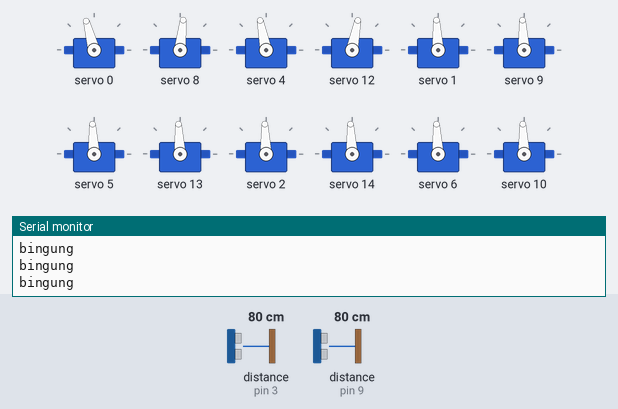
Bench run of a sketch on a simulated Arduino Uno, built with avr-gcc and run on an emulated ATmega328P. On the bench: 12 × servo, the last lines printed to the serial monitor. Wiring (inferred from the names in the program): 2 × ultrasonic range finder: trigger pin 2, echo pin 3 / trigger pin 8, echo pin 9. The inputs (shaded band) are chosen by the test bench; at power-on: distance to the obstacle (sensors on pin 3, pin 9) 80 cm. The echo pulse lasts 58.3 µs per cm.

Above: at 1.27 s.
1.3 s: distance to the obstacle (sensor on pin 3) set to 2 cm
At 2.58 s:
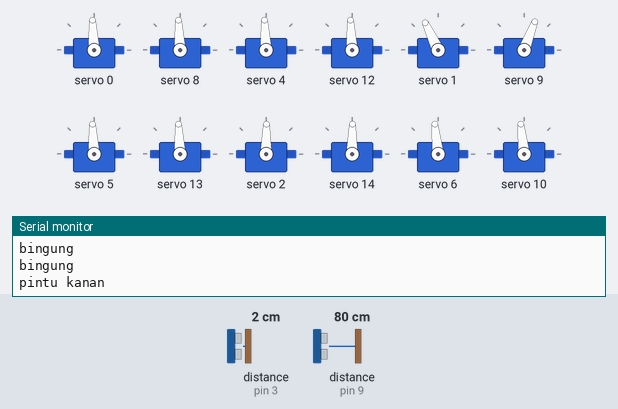
4.3 s: distance to the obstacle (sensor on pin 9) set to 2 cm
At 4.83 s:
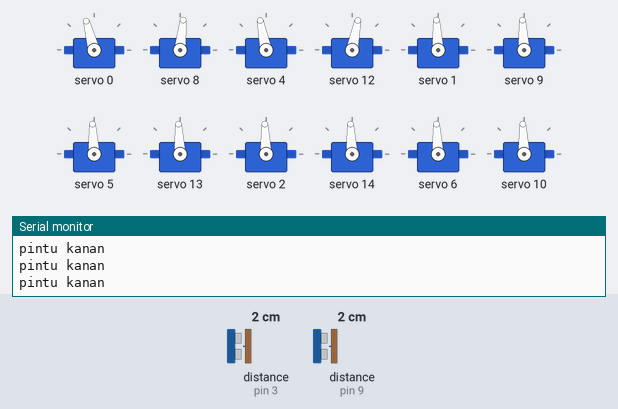
7.3 s: distance to the obstacle (sensor on pin 3) set to 19 cm
10.3 s: distance to the obstacle (sensor on pin 3) set to 23 cm
At 10.98 s:
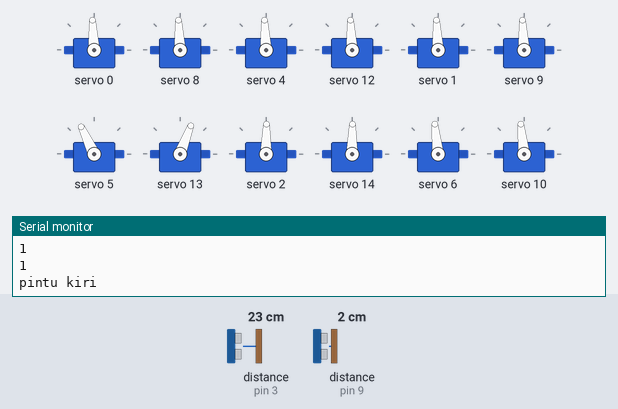
13.3 s: distance to the obstacle (sensor on pin 3) set to 4 cm
At 13.81 s:
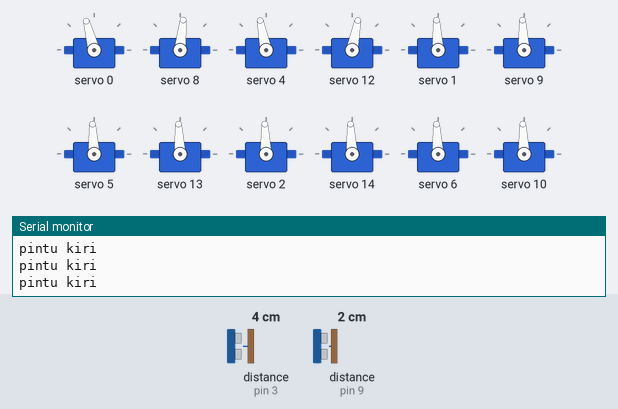
16.3 s: distance to the obstacle (sensor on pin 9) set to 19 cm
19.3 s: distance to the obstacle (sensor on pin 9) set to 25 cm
At 23.25 s:
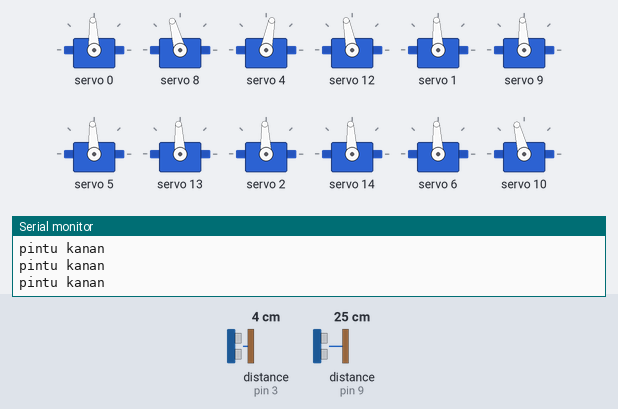
Timing chart, 0 to 23.3 s (numbered marks = the images above; inputs shaded):
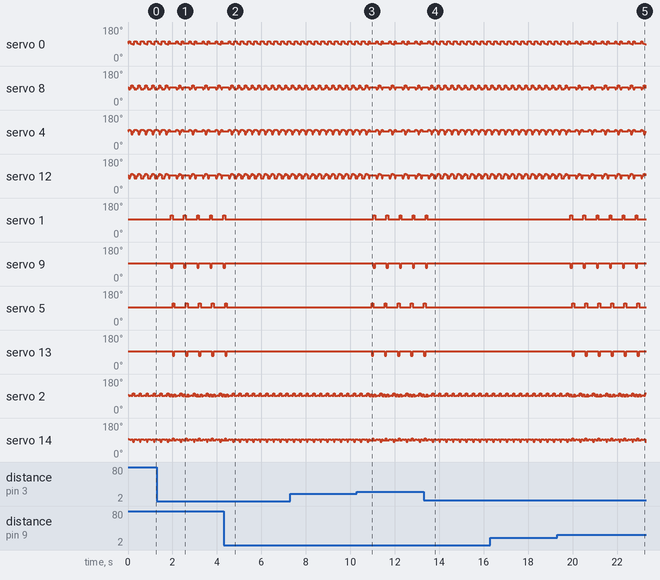

Measured:
- the behaviour switches between 21 and 22 cm on distance to the obstacle (sensor on pin 3) (found by bisection; images 2 and 3)
- the behaviour switches between 21 and 22 cm on distance to the obstacle (sensor on pin 9) (found by bisection; images 4 and 5)
- after the input at 1.3 s, servo 1: alternates 115° for 0.08 s and 93° for 0.51 s, starting after 0.63 s; servo 9: alternates 93° for 0.51 s and 69° for 0.08 s, starting after 0.63 s; servo 5: alternates 115° for 0.08 s and 93° for 0.51 s, starting after 0.71 s; servo 13: alternates 93° for 0.51 s and 69° for 0.08 s, starting after 0.71 s
- after the input at 4.3 s, servo 1, servo 9, servo 5, servo 13: goes on until 4.4 s, then stays 93°
- after the input at 10.3 s, servo 1: alternates 115° for 0.08 s and 93° for 0.50 s, starting after 0.74 s; servo 9: alternates 93° for 0.50 s and 69° for 0.08 s, starting after 0.74 s; servo 5: alternates 115° for 0.08 s and 93° for 0.51 s, starting after 0.66 s; servo 13: alternates 93° for 0.51 s and 69° for 0.08 s, starting after 0.66 s
- after the input at 13.3 s, servo 1, servo 9: goes on until 13.5 s, then stays 93°; servo 5, servo 13: goes on until 13.4 s, then stays 93°
- after the input at 19.3 s, servo 1: alternates 115° for 0.08 s and 93° for 0.50 s, starting after 0.60 s; servo 9: alternates 93° for 0.50 s and 69° for 0.08 s, starting after 0.60 s; servo 5: alternates 115° for 0.08 s and 93° for 0.51 s, starting after 0.68 s; servo 13: alternates 93° for 0.51 s and 69° for 0.08 s, starting after 0.68 s

The sketch:

jalan.ino
```cpp
#include <Adafruit_PWMServoDriver.h>
#include <Wire.h>

Adafruit_PWMServoDriver pwm = Adafruit_PWMServoDriver();
//global servo running
#define MIN_PULSE_WIDTH       650
#define MAX_PULSE_WIDTH       2350
#define DEFAULT_PULSE_WIDTH   500
#define FREQUENCY             50

//global var ultrasonic
const int pingPinKiri = 2; // Trigger kiri
const int echoPinKiri = 3; // Echo kiri
const int pingPinKanan = 8; // Trigger kanan
const int echoPinKanan = 9; // Echo kanan
const int tembok = 20; //params tembok
long duration0, duration1;
long cm[] = {0, 0};
boolean getValue = true;

void setup() {
  //serial print debbugging
  Serial.begin(9600);

  //sensor
  pinMode(pingPinKiri, OUTPUT);
  pinMode(echoPinKiri, INPUT);
  pinMode(pingPinKanan, OUTPUT);
  pinMode(echoPinKanan, INPUT);

 //servo titik awal
  setupServoPwm();

}


void loop() {
  ultrasonKiriAndKanan();
  maju();  if(cm[0] > tembok && cm[1] > tembok){
    Serial.println("bingung");
  }else{
   if(cm[0] > tembok){
     Serial.println("pintu kiri");
     belokKiri();
   }else if(cm[1] > tembok){
     belokKanan();
     Serial.println("pintu kanan");
    } else{
      maju();
      Serial.println(cm[1]);
   }
  }
}


int pulseWidth(int angle)
{
  int pulse_wide, analog_value;
  pulse_wide   = map(angle, 0, 180, MIN_PULSE_WIDTH, MAX_PULSE_WIDTH);
  analog_value = int(float(pulse_wide) / 1000000 * FREQUENCY * 4096);
  return analog_value;
}

void belokKanan(){
  //posisi 1
    //1 set atas 4
    pwm.setPWM(0, 0, pulseWidth(90)); //depan atas kiri
    pwm.setPWM(8, 0, pulseWidth(90)); //belakang atas kiri
    pwm.setPWM(4, 0, pulseWidth(90)); //miror depan atas kanan
    pwm.setPWM(12, 0, pulseWidth(90)); //miror atas belakang
    // 1 set tengah
    pwm.setPWM(1, 0, pulseWidth(90));//kiri depan
    pwm.setPWM(9, 0, pulseWidth(90));//kanan belakang
    pwm.setPWM(5, 0, pulseWidth(90));//kanan depan
    pwm.setPWM(13, 0, pulseWidth(90));//kiri belakang
    //bawah
    pwm.setPWM(2, 0, pulseWidth(86));//bawah miror    //kiri depan
    pwm.setPWM(14, 0, pulseWidth(86));//bawah miror   //kiri belakang
    pwm.setPWM(6, 0, pulseWidth(94));  //kanan depan
    pwm.setPWM(10, 0, pulseWidth(94)); //kanan belakang
    delay(30);
  //posisi 2
    //1 set atas 4
    pwm.setPWM(0, 0, pulseWidth(90)); //depan atas kiri
    pwm.setPWM(8, 0, pulseWidth(90)); //belakang atas kiri
    pwm.setPWM(4, 0, pulseWidth(90)); //miror depan atas kanan
    pwm.setPWM(12, 0, pulseWidth(90)); //miror atas belakang
    // 1 set tengah
    pwm.setPWM(1, 0, pulseWidth(115));//kiri depan
    pwm.setPWM(9, 0, pulseWidth(65));//kanan belakang
    pwm.setPWM(5, 0, pulseWidth(90));//kanan depan
    pwm.setPWM(13, 0, pulseWidth(90));//kiri belakang
    //bawah
    pwm.setPWM(2, 0, pulseWidth(97));//bawah miror    //kiri depan
    pwm.setPWM(14, 0, pulseWidth(86));//bawah miror   //kiri belakang
    pwm.setPWM(6, 0, pulseWidth(94));  //kanan depan
    pwm.setPWM(10, 0, pulseWidth(83)); //kanan belakang
    delay(30);
   //posisi 3
   //1 set atas 4
    pwm.setPWM(0, 0, pulseWidth(90)); //depan kiri
    pwm.setPWM(8, 0, pulseWidth(90)); //belakang kiri
    pwm.setPWM(4, 0, pulseWidth(90)); //miror depan kanan
    pwm.setPWM(12, 0, pulseWidth(90)); //miror belakang
   // 1 set tengah
    pwm.setPWM(1, 0, pulseWidth(115));
    pwm.setPWM(9, 0, pulseWidth(65));
    pwm.setPWM(5, 0, pulseWidth(90));
    pwm.setPWM(13, 0, pulseWidth(90));
   //bawah
    pwm.setPWM(2, 0, pulseWidth(86));//bawah miror
    pwm.setPWM(14, 0, pulseWidth(86));//bawah miror
    pwm.setPWM(6, 0, pulseWidth(94));
    pwm.setPWM(10, 0, pulseWidth(94));
    delay(30);
    //posisi 4
   //1 set atas 4
    pwm.setPWM(0, 0, pulseWidth(90)); //depan kiri
    pwm.setPWM(8, 0, pulseWidth(90)); //belakang kiri
    pwm.setPWM(4, 0, pulseWidth(90)); //miror depan kanan
    pwm.setPWM(12, 0, pulseWidth(90)); //miror belakang
   // 1 set tengah
    pwm.setPWM(1, 0, pulseWidth(90));
    pwm.setPWM(9, 0, pulseWidth(90));
    pwm.setPWM(5, 0, pulseWidth(115));
    pwm.setPWM(13, 0, pulseWidth(65));
   //bawah
    pwm.setPWM(2, 0, pulseWidth(86));//bawah miror
    pwm.setPWM(14, 0, pulseWidth(97));//bawah miror
    pwm.setPWM(6, 0, pulseWidth(83));
    pwm.setPWM(10, 0, pulseWidth(94));
    delay(30);
     //posisi 5
   //1 set atas 4
    pwm.setPWM(0, 0, pulseWidth(90)); //depan kiri
    pwm.setPWM(8, 0, pulseWidth(90)); //belakang kiri
    pwm.setPWM(4, 0, pulseWidth(90)); //miror depan kanan
    pwm.setPWM(12, 0, pulseWidth(90)); //miror belakang
   // 1 set tengah
    pwm.setPWM(1, 0, pulseWidth(90));
    pwm.setPWM(9, 0, pulseWidth(90));
    pwm.setPWM(5, 0, pulseWidth(115));
    pwm.setPWM(13, 0, pulseWidth(65));
   //bawah
    pwm.setPWM(2, 0, pulseWidth(86));//bawah miror
    pwm.setPWM(14, 0, pulseWidth(86));//bawah miror
    pwm.setPWM(6, 0, pulseWidth(94));
    pwm.setPWM(10, 0, pulseWidth(94));
    delay(30);
      //posisi 6
   //1 set atas 4
    pwm.setPWM(0, 0, pulseWidth(90)); //depan kiri
    pwm.setPWM(8, 0, pulseWidth(90)); //belakang kiri
    pwm.setPWM(4, 0, pulseWidth(90)); //miror depan kanan
    pwm.setPWM(12, 0, pulseWidth(90)); //miror belakang
   // 1 set tengah
    pwm.setPWM(1, 0, pulseWidth(90));
    pwm.setPWM(9, 0, pulseWidth(90));
    pwm.setPWM(5, 0, pulseWidth(90));
    pwm.setPWM(13, 0, pulseWidth(90));
   //bawah
    pwm.setPWM(2, 0, pulseWidth(97));//bawah miror
    pwm.setPWM(14, 0, pulseWidth(86));//bawah miror
    pwm.setPWM(6, 0, pulseWidth(94));
    pwm.setPWM(10, 0, pulseWidth(83));
        //posisi 7
    delay(30);
   //1 set atas 4
    pwm.setPWM(0, 0, pulseWidth(90)); //depan kiri
    pwm.setPWM(8, 0, pulseWidth(90)); //belakang kiri
    pwm.setPWM(4, 0, pulseWidth(90)); //miror depan kanan
    pwm.setPWM(12, 0, pulseWidth(90)); //miror belakang
   // 1 set tengah
    pwm.setPWM(1, 0, pulseWidth(90));
    pwm.setPWM(9, 0, pulseWidth(90));
    pwm.setPWM(5, 0, pulseWidth(90));
    pwm.setPWM(13, 0, pulseWidth(90));
   //bawah
    pwm.setPWM(2, 0, pulseWidth(86));//bawah miror
    pwm.setPWM(14, 0, pulseWidth(86));//bawah miror
    pwm.setPWM(6, 0, pulseWidth(94));
    pwm.setPWM(10, 0, pulseWidth(94));
    delay(30);
}

void belokKiri(){
    //posisi 7
   //1 set atas 4
    pwm.setPWM(0, 0, pulseWidth(90)); //depan kiri
    pwm.setPWM(8, 0, pulseWidth(90)); //belakang kiri
    pwm.setPWM(4, 0, pulseWidth(90)); //miror depan kanan
    pwm.setPWM(12, 0, pulseWidth(90)); //miror belakang
   // 1 set tengah
    pwm.setPWM(1, 0, pulseWidth(90));
    pwm.setPWM(9, 0, pulseWidth(90));
    pwm.setPWM(5, 0, pulseWidth(90));
    pwm.setPWM(13, 0, pulseWidth(90));
   //bawah
    pwm.setPWM(2, 0, pulseWidth(86));//bawah miror
    pwm.setPWM(14, 0, pulseWidth(86));//bawah miror
    pwm.setPWM(6, 0, pulseWidth(94));
    pwm.setPWM(10, 0, pulseWidth(94));
    delay(30);

    //posisi 6
   //1 set atas 4
    pwm.setPWM(0, 0, pulseWidth(90)); //depan kiri
    pwm.setPWM(8, 0, pulseWidth(90)); //belakang kiri
    pwm.setPWM(4, 0, pulseWidth(90)); //miror depan kanan
    pwm.setPWM(12, 0, pulseWidth(90)); //miror belakang
   // 1 set tengah
    pwm.setPWM(1, 0, pulseWidth(90));
    pwm.setPWM(9, 0, pulseWidth(90));
    pwm.setPWM(5, 0, pulseWidth(90));
    pwm.setPWM(13, 0, pulseWidth(90));
   //bawah
    pwm.setPWM(2, 0, pulseWidth(97));//bawah miror
    pwm.setPWM(14, 0, pulseWidth(86));//bawah miror
    pwm.setPWM(6, 0, pulseWidth(94));
    pwm.setPWM(10, 0, pulseWidth(83));
    delay(30);
    //posisi 5
   //1 set atas 4
    pwm.setPWM(0, 0, pulseWidth(90)); //depan kiri
    pwm.setPWM(8, 0, pulseWidth(90)); //belakang kiri
    pwm.setPWM(4, 0, pulseWidth(90)); //miror depan kanan
    pwm.setPWM(12, 0, pulseWidth(90)); //miror belakang
   // 1 set tengah
    pwm.setPWM(1, 0, pulseWidth(90));
    pwm.setPWM(9, 0, pulseWidth(90));
    pwm.setPWM(5, 0, pulseWidth(115));
    pwm.setPWM(13, 0, pulseWidth(65));
   //bawah
    pwm.setPWM(2, 0, pulseWidth(86));//bawah miror
    pwm.setPWM(14, 0, pulseWidth(86));//bawah miror
    pwm.setPWM(6, 0, pulseWidth(94));
    pwm.setPWM(10, 0, pulseWidth(94));
    delay(30);

    //posisi 4
   //1 set atas 4
    pwm.setPWM(0, 0, pulseWidth(90)); //depan kiri
    pwm.setPWM(8, 0, pulseWidth(90)); //belakang kiri
    pwm.setPWM(4, 0, pulseWidth(90)); //miror depan kanan
    pwm.setPWM(12, 0, pulseWidth(90)); //miror belakang
   // 1 set tengah
    pwm.setPWM(1, 0, pulseWidth(90));
    pwm.setPWM(9, 0, pulseWidth(90));
    pwm.setPWM(5, 0, pulseWidth(115));
    pwm.setPWM(13, 0, pulseWidth(65));
   //bawah
    pwm.setPWM(2, 0, pulseWidth(86));//bawah miror
    pwm.setPWM(14, 0, pulseWidth(97));//bawah miror
    pwm.setPWM(6, 0, pulseWidth(83));
    pwm.setPWM(10, 0, pulseWidth(94));
    delay(30);

     //posisi 3
   //1 set atas 4
    pwm.setPWM(0, 0, pulseWidth(90)); //depan kiri
    pwm.setPWM(8, 0, pulseWidth(90)); //belakang kiri
    pwm.setPWM(4, 0, pulseWidth(90)); //miror depan kanan
    pwm.setPWM(12, 0, pulseWidth(90)); //miror belakang
   // 1 set tengah
    pwm.setPWM(1, 0, pulseWidth(115));
    pwm.setPWM(9, 0, pulseWidth(65));
    pwm.setPWM(5, 0, pulseWidth(90));
    pwm.setPWM(13, 0, pulseWidth(90));
   //bawah
    pwm.setPWM(2, 0, pulseWidth(86));//bawah miror
    pwm.setPWM(14, 0, pulseWidth(86));//bawah miror
    pwm.setPWM(6, 0, pulseWidth(94));
    pwm.setPWM(10, 0, pulseWidth(94));
    delay(30);

  //posisi 2
    //1 set atas 4
    pwm.setPWM(0, 0, pulseWidth(90)); //depan atas kiri
    pwm.setPWM(8, 0, pulseWidth(90)); //belakang atas kiri
    pwm.setPWM(4, 0, pulseWidth(90)); //miror depan atas kanan
    pwm.setPWM(12, 0, pulseWidth(90)); //miror atas belakang
    // 1 set tengah
    pwm.setPWM(1, 0, pulseWidth(115));//kiri depan
    pwm.setPWM(9, 0, pulseWidth(65));//kanan belakang
    pwm.setPWM(5, 0, pulseWidth(90));//kanan depan
    pwm.setPWM(13, 0, pulseWidth(90));//kiri belakang
    //bawah
    pwm.setPWM(2, 0, pulseWidth(97));//bawah miror    //kiri depan
    pwm.setPWM(14, 0, pulseWidth(86));//bawah miror   //kiri belakang
    pwm.setPWM(6, 0, pulseWidth(94));  //kanan depan
    pwm.setPWM(10, 0, pulseWidth(83)); //kanan belakang
    delay(30);

     //posisi 1
    //1 set atas 4
    pwm.setPWM(0, 0, pulseWidth(90)); //depan atas kiri
    pwm.setPWM(8, 0, pulseWidth(90)); //belakang atas kiri
    pwm.setPWM(4, 0, pulseWidth(90)); //miror depan atas kanan
    pwm.setPWM(12, 0, pulseWidth(90)); //miror atas belakang
    // 1 set tengah
    pwm.setPWM(1, 0, pulseWidth(90));//kiri depan
    pwm.setPWM(9, 0, pulseWidth(90));//kanan belakang
    pwm.setPWM(5, 0, pulseWidth(90));//kanan depan
    pwm.setPWM(13, 0, pulseWidth(90));//kiri belakang
    //bawah
    pwm.setPWM(2, 0, pulseWidth(86));//bawah miror    //kiri depan
    pwm.setPWM(14, 0, pulseWidth(86));//bawah miror   //kiri belakang
    pwm.setPWM(6, 0, pulseWidth(94));  //kanan depan
    pwm.setPWM(10, 0, pulseWidth(94)); //kanan belakang
    delay(30);
}

void maju(){
  pwm.setPWM(0, 0, pulseWidth(104));
  pwm.setPWM(8, 0, pulseWidth(81));
  pwm.setPWM(4, 0, pulseWidth(99));
  pwm.setPWM(12, 0, pulseWidth(76));
  pwm.setPWM(1, 0, pulseWidth(90));
  pwm.setPWM(9, 0, pulseWidth(90));
  pwm.setPWM(5, 0, pulseWidth(90));
  pwm.setPWM(13, 0, pulseWidth(90));
  pwm.setPWM(2, 0, pulseWidth(89));
  pwm.setPWM(14, 0, pulseWidth(91));
  pwm.setPWM(6, 0, pulseWidth(91));
  pwm.setPWM(10, 0, pulseWidth(89));

  delay(50);
  pwm.setPWM(0, 0, pulseWidth(91));
  pwm.setPWM(8, 0, pulseWidth(85));
  pwm.setPWM(4, 0, pulseWidth(95));
  pwm.setPWM(12, 0, pulseWidth(89));
  pwm.setPWM(1, 0, pulseWidth(90));
  pwm.setPWM(9, 0, pulseWidth(90));
  pwm.setPWM(5, 0, pulseWidth(90));
  pwm.setPWM(13, 0, pulseWidth(90));
  pwm.setPWM(2, 0, pulseWidth(91.5));
  pwm.setPWM(14, 0, pulseWidth(88.5));
  pwm.setPWM(6, 0, pulseWidth(77));
  pwm.setPWM(10, 0, pulseWidth(103));
  delay(50);
  pwm.setPWM(0, 0, pulseWidth(81));
  pwm.setPWM(8, 0, pulseWidth(104));
  pwm.setPWM(4, 0, pulseWidth(76));
  pwm.setPWM(12, 0, pulseWidth(99));
  pwm.setPWM(1, 0, pulseWidth(90));
  pwm.setPWM(9, 0, pulseWidth(90));
  pwm.setPWM(5, 0, pulseWidth(90));
  pwm.setPWM(13, 0, pulseWidth(90));
  pwm.setPWM(2, 0, pulseWidth(89));
  pwm.setPWM(14, 0, pulseWidth(91));
  pwm.setPWM(6, 0, pulseWidth(91));
  pwm.setPWM(0, 0, pulseWidth(89));
  delay(50);
  pwm.setPWM(0, 0, pulseWidth(85));
  pwm.setPWM(8, 0, pulseWidth(91.5));
  pwm.setPWM(4, 0, pulseWidth(88.5));
  pwm.setPWM(12, 0, pulseWidth(95));
  pwm.setPWM(1, 0, pulseWidth(90));
  pwm.setPWM(9, 0, pulseWidth(90));
  pwm.setPWM(5, 0, pulseWidth(90));
  pwm.setPWM(13, 0, pulseWidth(90));
  pwm.setPWM(2, 0, pulseWidth(103));
  pwm.setPWM(14, 0, pulseWidth(77));
  pwm.setPWM(6, 0, pulseWidth(89));
  pwm.setPWM(10, 0, pulseWidth(91));
  delay(50);
  pwm.setPWM(0, 0, pulseWidth(104));
  pwm.setPWM(8, 0, pulseWidth(81));
  pwm.setPWM(4, 0, pulseWidth(99));
  pwm.setPWM(12, 0, pulseWidth(76));
  pwm.setPWM(1, 0, pulseWidth(90));
  pwm.setPWM(9, 0, pulseWidth(90));
  pwm.setPWM(5, 0, pulseWidth(90));
  pwm.setPWM(13, 0, pulseWidth(90));
  pwm.setPWM(2, 0, pulseWidth(89));
  pwm.setPWM(14, 0, pulseWidth(91));
  pwm.setPWM(6, 0, pulseWidth(91));
  pwm.setPWM(10, 0, pulseWidth(89));
  delay(50);
}

void setupServoPwm(){
  pwm.begin();
  pwm.setPWMFreq(FREQUENCY);
//  //1 set atas 4
  pwm.setPWM(0, 0, pulseWidth(90)); //depan atas kiri
  pwm.setPWM(8, 0, pulseWidth(90)); //belakang atas kiri
  pwm.setPWM(4, 0, pulseWidth(90)); //miror depan atas kanan
  pwm.setPWM(12, 0, pulseWidth(90)); //miror atas belakang kanan
// 1 set tengah

  pwm.setPWM(1, 0, pulseWidth(90));
  pwm.setPWM(9, 0, pulseWidth(90));
  pwm.setPWM(5, 0, pulseWidth(90));
  pwm.setPWM(13, 0, pulseWidth(90));

//  //set bawah
  pwm.setPWM(2, 0, pulseWidth(95));//bawah miror
  pwm.setPWM(14, 0, pulseWidth(95));//bawah miror
  pwm.setPWM(6, 0, pulseWidth(85));
  pwm.setPWM(10, 0, pulseWidth(85));
}

void ultrasonKiriAndKanan(){
     // kiri
   digitalWrite(pingPinKiri, LOW);
   digitalWrite(pingPinKiri, HIGH);
   digitalWrite(pingPinKiri, LOW);
   duration0 = pulseIn(echoPinKiri, HIGH);
   cm[0] = microsecondsToCentimeters(duration0);
   //kanan
   digitalWrite(pingPinKanan, LOW);
   digitalWrite(pingPinKanan, HIGH);
   digitalWrite(pingPinKanan, LOW);
   duration1 = pulseIn(echoPinKanan, HIGH);
   cm[1] = microsecondsToCentimeters(duration1);
}


long microsecondsToCentimeters(long microseconds) {
   return microseconds / 29 / 2;
}
```
